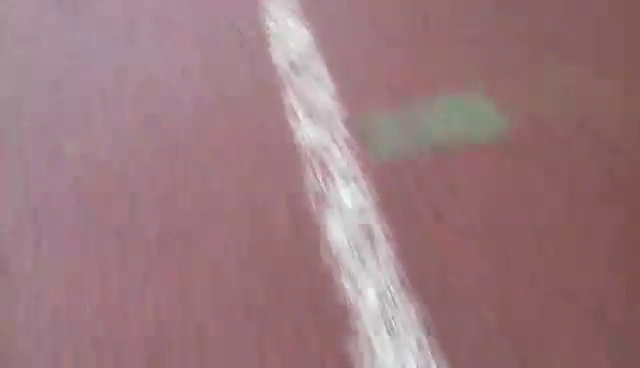
#> input picture frame 45 of src/video_test.mp4, 640 x 368 px
$ python test_camera.py
#> lines starting #> are read from the running program, lines starting #| are printed output that depends on the picture; after the words box and inside, x2 and y2 are one past the last pixel; in counts of white or black regions, pixels touching at a corner belong together
import numpy as np
import cv2
import sys
import time
""" from mrpiZ_lib import *
 """

dt=0.05
cam = cv2.VideoCapture('video_test.mp4')

# Taking a matrix of size 5 as the kernel
kernel = np.ones((30,30), np.uint8)


while(cam.isOpened()):
    time.sleep(dt)
    ret, frame = cam.read()
#> frame is the input picture: shape (368, 640, 3); mean B, G, R 126.2, 120.7, 155.1
    # get dimensions of image
    dimensions = frame.shape
#> dimensions = (368, 640, 3)

    # height, width, number of channels in image
    height = frame.shape[0]
#> height = 368
    width = frame.shape[1]
#> width = 640
    channels = frame.shape[2]
#> channels = 3
    crop_img = frame[379:480, 0:640]
#> crop_img = empty array
    # Convert to grayscale
    gray = cv2.cvtColor(frame, cv2.COLOR_BGR2GRAY)
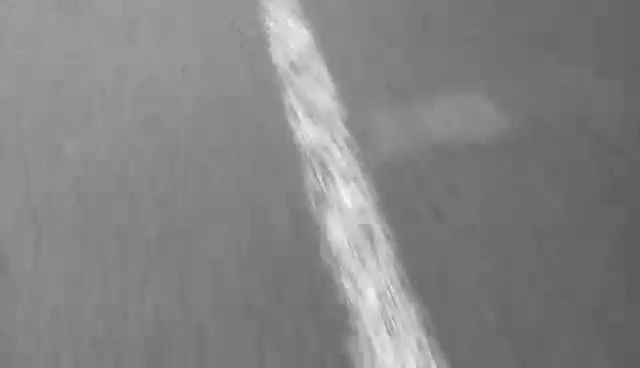
#> gray: shape (368, 640); min 92, max 248, mean 131.6

    """ #filtre de canny
    edges = cv2.Canny(gray,50,150,apertureSize = 3)
    lines = cv2.HoughLines(edges,1,np.pi/180,200)
    cv2.imshow('my webcam', lines)
    for rho,theta in lines[0]:
        a = np.cos(theta)
        b = np.sin(theta)
        x0 = a*rho
        y0 = b*rho
        x1 = int(x0 + 1000*(-b))
        y1 = int(y0 + 1000*(a))
        x2 = int(x0 - 1000*(-b))
        y2 = int(y0 - 1000*(a))

        cv2.line(edges,(x1,y1),(x2,y2),(0,0,255),2)

    cv2.imshow('my webcam', edges) """


    # Gaussian blur
    blur = cv2.GaussianBlur(gray,(5,5),0)

    # Color thresholding
    ret,thresh = cv2.threshold(blur,180,255,cv2.THRESH_BINARY)
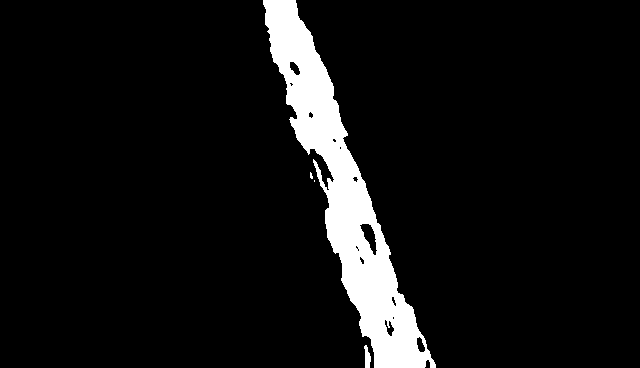
#> thresh: shape (368, 640); 7.3% white; 4 white regions (2 under 20 px), largest, box (x1, y1, x2, y2) and area: (263, 0, 436, 368) 17045, (364, 345, 371, 368) 107

    #dilatation
    img_dilation = cv2.dilate(thresh, kernel, iterations=4)
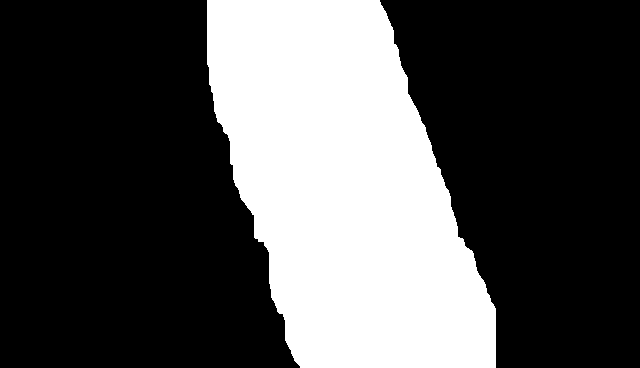
#> img_dilation: shape (368, 640); 31.6% white; 1 white region, box (x1, y1, x2, y2) and area: (207, 0, 496, 368) 74446


    #erosion
    img_erosion=cv2.erode(img_dilation, kernel, iterations=2)
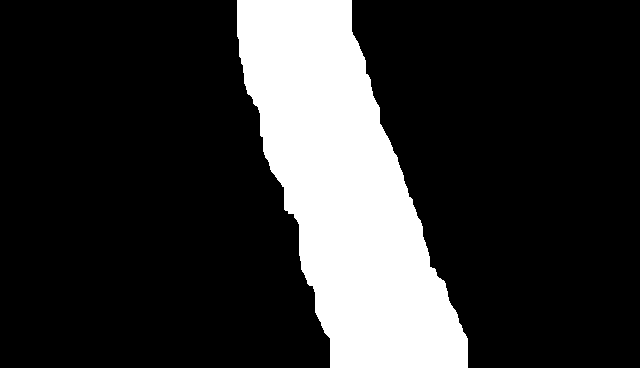
#> img_erosion: shape (368, 640); 20% white; 1 white region


    # Find the contours of the frame

    result = cv2.findContours(img_erosion.copy(), cv2.RETR_TREE, cv2.CHAIN_APPROX_NONE)
#> result = 1 contour; box (x1, y1, x2, y2) and area: (237, 0, 468, 368) 46514

    contours, hierarchy = result if len(result) == 2 else result[1:3]
#> contours has the same summary as result


    # Find the biggest contour (if detected)
    if len(contours) > 0:
        c = max(contours, key=cv2.contourArea)
#> c = contour of 1006 points, box (x1, y1, x2, y2) (237, 0, 468, 368), area 46514
        M = cv2.moments(c)
#> M = moments, m00 46514, centre m10/m00, m01/m00 = (344.6, 188.9)

        # Skip to avoid div by zero
        if int(M['m00']) == 0:
            continue

    # Get the line center
    try:
        cx = int(M['m10']/M['m00'])
#> cx = 344
        cy = int(M['m01']/M['m00'])
#> cy = 188
        print(cx-width/2)
#| 24.0
    except:
        pass

    backtorgb = cv2.cvtColor(img_erosion,cv2.COLOR_GRAY2RGB)
#> backtorgb: shape (368, 640, 3); 20% white; 1 white region, box (x1, y1, x2, y2) and area: (237, 0, 468, 368) 47018
    for i in range (-5, 5) :
        for j in range (-5, 5) :
            backtorgb[cy+j, cx+i] = [255, 0, 0]
#> backtorgb: shape (368, 640, 3); mean B, G, R 50.9, 50.8, 50.8
    cv2.imshow('my webcam', backtorgb)

    if cv2.waitKey(1) & 0xFF == ord('q'):
#> (key q is pressed here)
        break

cam.release()
cv2.destroyAllWindows()

$ run again, starting later in the video
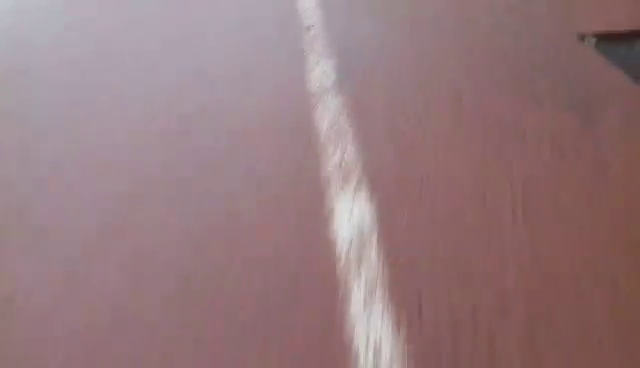
#> input picture frame 206 of src/video_test.mp4, 640 x 368 px
#> frame is the input picture: shape (368, 640, 3); mean B, G, R 125.8, 122.1, 149.8
#> crop_img = empty array
#> `ret,thresh = cv2.threshold(blur,180,255,cv2.THRESH_BINARY)`:
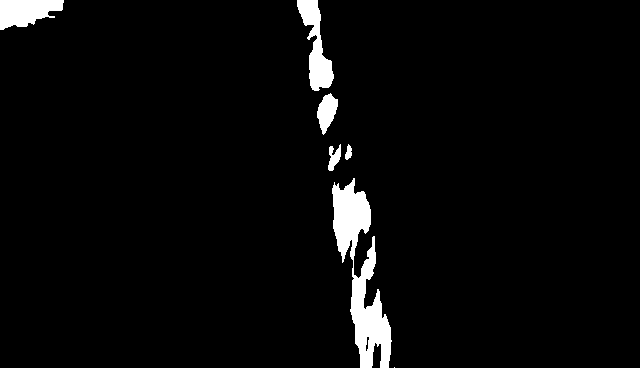
#> thresh: shape (368, 640); 3.6% white; 7 white regions (1 under 20 px), largest, box (x1, y1, x2, y2) and area: (332, 178, 392, 368) 4742, (297, 0, 334, 91) 1504, (0, 0, 64, 30) 1351, (317, 93, 338, 135) 531, (328, 144, 341, 171) 206, (345, 144, 352, 160) 74
#> img_dilation: shape (368, 640); 30% white; 2 white regions, box (x1, y1, x2, y2) and area: (241, 0, 455, 368) 60015, (0, 0, 124, 90) 10645
#> `img_erosion=cv2.erode(img_dilation, kernel, iterations=2)`:
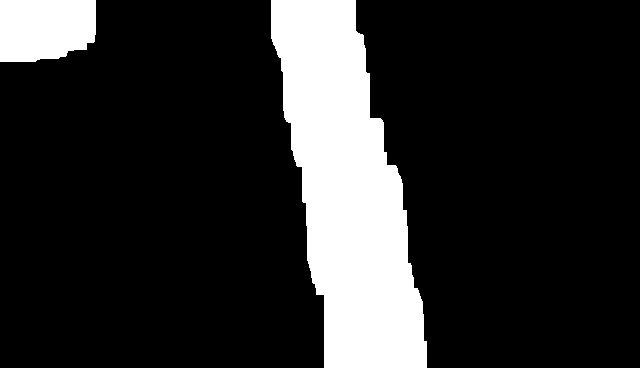
#> img_erosion: shape (368, 640); 17.2% white; 2 white regions
#> result = 2 contours; box (x1, y1, x2, y2) and area: (271, 0, 427, 368) 34570, (0, 0, 96, 62) 5286
#> contours has the same summary as result
#> c = contour of 973 points, box (x1, y1, x2, y2) (271, 0, 427, 368), area 34570
#> M = moments, m00 34569.5, centre m10/m00, m01/m00 = (347.2, 190)
#> cx = 347
#> cy = 189
#| 27.0
